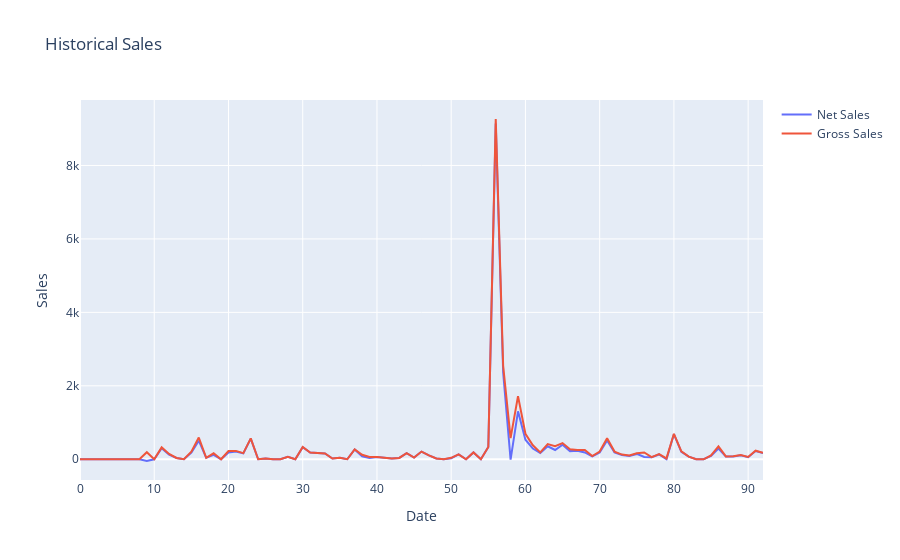

This figure's notebook cell:
### Code cell
# plot historical sales data
hs_fig = go.Figure(data=go.Scatter(y=sales['net_sales'], name='Net Sales'))
# add gross sales
hs_fig.add_trace(go.Scatter(y=sales['gross_sales'], name='Gross Sales'))
# add title and axis labels
hs_fig.update_layout(title='Historical Sales', xaxis_title='Date', yaxis_title='Sales')
# show figure
hs_fig.show()
